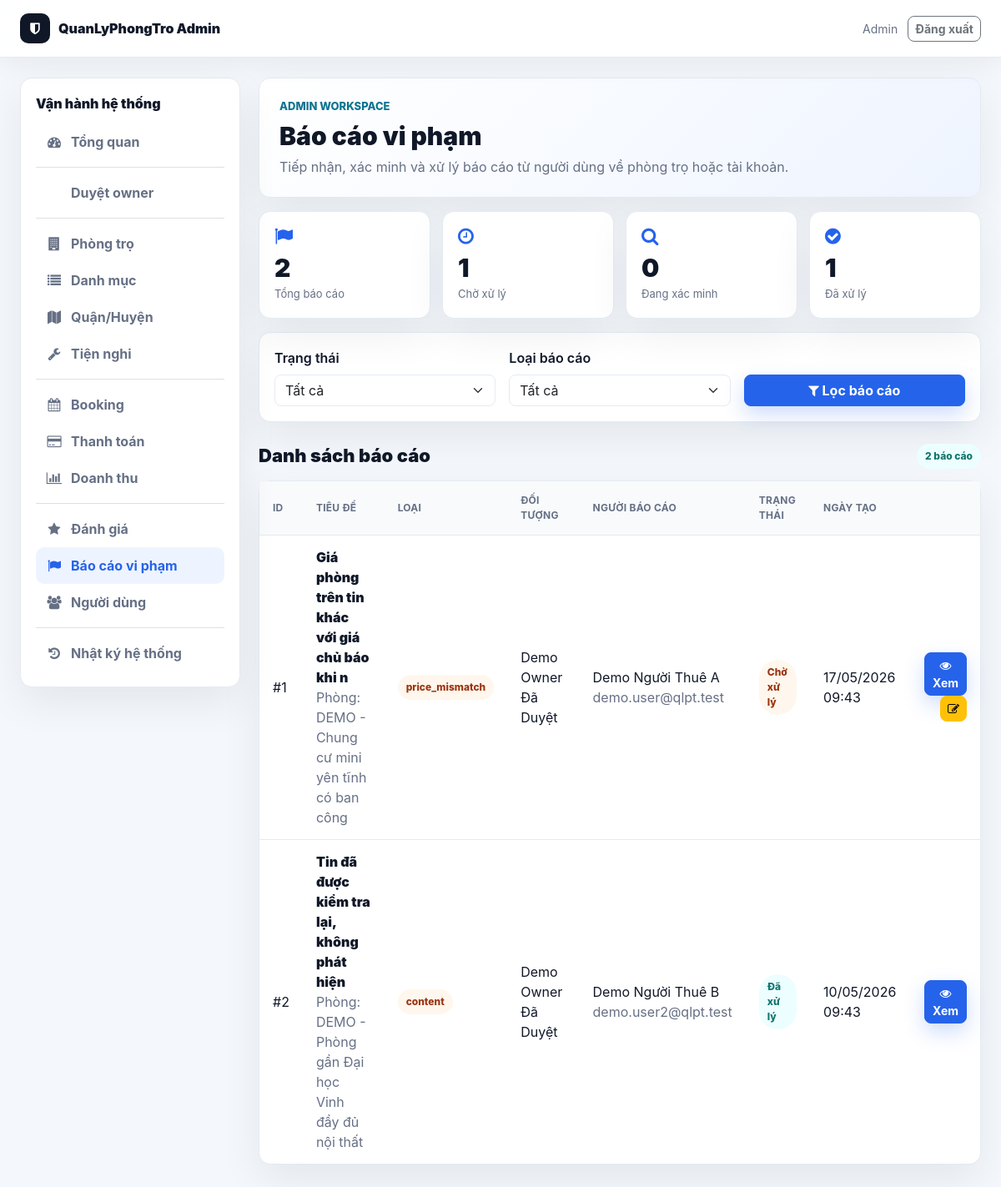
The page /public/admin/reports.php (signed in) on the database its author committed.
### tables this page shows
CREATE TABLE `reports` (
  `id` int(11) NOT NULL,
  `reporter_id` int(11) DEFAULT NULL,
  `reported_user_id` int(11) DEFAULT NULL,
  `motel_id` int(11) DEFAULT NULL,
  `report_type` varchar(100) NOT NULL,
  `reason` text NOT NULL,
  `status` varchar(30) NOT NULL DEFAULT 'pending',
  `admin_note` text DEFAULT NULL,
  `handled_by` int(11) DEFAULT NULL,
  `handled_at` datetime DEFAULT NULL,
  `created_at` timestamp NOT NULL DEFAULT current_timestamp()
);

CREATE TABLE `motels` (
  `id` int(11) NOT NULL,
  `title` varchar(255) NOT NULL,
  `description` text DEFAULT NULL,
  `price` int(11) NOT NULL,
  `deposit_amount` int(11) NOT NULL DEFAULT 0,
  `area` int(11) DEFAULT NULL,
  `address` varchar(255) DEFAULT NULL,
  `province_code` varchar(20) DEFAULT NULL,
  `province_name` varchar(120) DEFAULT NULL,
  `district_code` varchar(20) DEFAULT NULL,
  `district_name` varchar(120) DEFAULT NULL,
  `ward_code` varchar(20) DEFAULT NULL,
  `ward_name` varchar(120) DEFAULT NULL,
  `street_address` varchar(255) DEFAULT NULL,
  `address_api_source` varchar(80) DEFAULT NULL,
  `lat` decimal(10,8) DEFAULT NULL,
  `lng` decimal(11,8) DEFAULT NULL,
  `phone` varchar(20) DEFAULT NULL,
  `user_id` int(11) NOT NULL,
  `category_id` int(11) DEFAULT NULL,
  `district_id` int(11) DEFAULT NULL,
  `status` enum('pending','approved','hidden','rejected') DEFAULT 'pending',
  `room_status` enum('available','reserved','rented','unavailable') NOT NULL DEFAULT 'available',
  `rejection_reason` text DEFAULT NULL,
  `rejected_by` int(11) DEFAULT NULL,
  `rejected_at` datetime DEFAULT NULL,
  `count_view` int(11) DEFAULT 0,
  `created_at` timestamp NOT NULL DEFAULT current_timestamp(),
  `updated_at` timestamp NULL DEFAULT NULL,
  `bedrooms` int(11) DEFAULT 0,
  `bathrooms` int(11) DEFAULT 0,
  `max_people` int(11) DEFAULT NULL,
  `utilities` text DEFAULT NULL,
  `furniture` text DEFAULT NULL,
  `verification_status` varchar(30) NOT NULL DEFAULT 'unverified',
  `health_score` int(11) NOT NULL DEFAULT 0,
  `is_featured` tinyint(1) NOT NULL DEFAULT 0,
  `available_from` date DEFAULT NULL,
  `service_fee` int(11) NOT NULL DEFAULT 0,
  `electricity_unit_price` int(11) NOT NULL DEFAULT 0,
  `water_fee_per_person` int(11) NOT NULL DEFAULT 0,
  `internet_fee` int(11) NOT NULL DEFAULT 0,
  `parking_fee` int(11) NOT NULL DEFAULT 0,
  `other_fee` int(11) NOT NULL DEFAULT 0,
  `service_note` varchar(255) DEFAULT NULL,
  `deposit_months` decimal(3,1) NOT NULL DEFAULT 1.0
);

CREATE TABLE `users` (
  `id` int(11) NOT NULL,
  `name` varchar(100) DEFAULT NULL,
  `email` varchar(150) DEFAULT NULL,
  `password` varchar(255) DEFAULT NULL,
  `reset_token` varchar(64) DEFAULT NULL,
  `reset_expires` datetime DEFAULT NULL,
  `force_password_change` tinyint(1) NOT NULL DEFAULT 0,
  `phone` varchar(20) DEFAULT NULL,
  `avatar` varchar(255) DEFAULT NULL,
  `role` enum('user','owner','admin') DEFAULT 'user',
  `created_at` timestamp NOT NULL DEFAULT current_timestamp(),
  `status` varchar(20) DEFAULT 'pending',
  `owner_verification_status` enum('not_required','pending_verification','submitted','approved','rejected') NOT NULL DEFAULT 'not_required',
  `approved_by` int(11) DEFAULT NULL,
  `approved_at` datetime DEFAULT NULL,
  `rejection_reason` text DEFAULT NULL,
  `address` text DEFAULT NULL,
  `idcard_number` varchar(50) DEFAULT NULL,
  `trust_score` int(11) NOT NULL DEFAULT 0,
  `admin_note` text DEFAULT NULL,
  `verified_at` datetime DEFAULT NULL,
  `verification_submitted_at` datetime DEFAULT NULL,
  `verification_reviewed_by` int(11) DEFAULT NULL,
  `verification_reviewed_at` datetime DEFAULT NULL,
  `verification_rejection_reason` text DEFAULT NULL,
  `id_card_front` varchar(255) DEFAULT NULL,
  `id_card_back` varchar(255) DEFAULT NULL,
  `selfie_image` varchar(255) DEFAULT NULL,
  `bank_name` varchar(100) DEFAULT NULL,
  `bank_account_no` varchar(50) DEFAULT NULL,
  `bank_account_name` varchar(100) DEFAULT NULL,
  `bank_verified_at` datetime DEFAULT NULL,
  `notify_email` tinyint(1) DEFAULT 1,
  `notify_booking` tinyint(1) DEFAULT 1,
  `show_phone` tinyint(1) DEFAULT 1,
  `dark_mode` tinyint(1) DEFAULT 0
);

### public/admin_init.php (called while the page is built, shortened)
<?php
require_once __DIR__ . '/../config/database.php';
require_once __DIR__ . '/../core/Database.php';
require_once __DIR__ . '/../app/controller/ActivityLogController.php';
$db = new Database($conn);
?>

### core/Database.php (called while the page is built, shortened)
<?php
class Database {
    private $conn;
    public function __construct($connection) {
        $this->conn = $connection;
    }
    public function getRow($sql) {
        $result = $this->conn->query($sql);
        if ($result && $result->num_rows > 0) {
            return $result->fetch_assoc();
        }
        return false;
    }
    public function getRows($sql) {
        $result = $this->conn->query($sql);
        if ($result && $result->num_rows > 0) {
            $rows = [];
            while ($row = $result->fetch_assoc()) {
                $rows[] = $row;
            }
            return $rows;
        }
        return [];
    }
    public function count($table, $where = '') {
        $sql = "SELECT COUNT(*) as count FROM $table";
        if ($where) {
            $sql .= " WHERE $where";
        }
        $result = $this->conn->query($sql);
        if ($result) {
            $row = $result->fetch_assoc();
            return $row['count'];
        }
        return 0;
    }
}
?>

### public/admin/reports.php (the view, shortened to what this page needs)
<?php
require_once __DIR__ . '/../admin_init.php';
require_once __DIR__ . '/layout.php';
$page = max(1, (int)($_GET['page'] ?? 1));
$limit = ITEMS_PER_PAGE;
$offset = ($page - 1) * $limit;
$where = '1=1';
$total = (int)($db->getRow('SELECT COUNT(*) AS total FROM reports r WHERE ' . $where)['total'] ?? 0);
$reports = $db->getRows(
    "SELECT r.*,
            u_reporter.name AS reporter_name, u_reporter.email AS reporter_email,
            u_reported.name AS reported_name, u_reported.email AS reported_email,
            m.title AS motel_title,
            u_handler.name AS handler_name
     FROM reports r
     LEFT JOIN users u_reporter ON r.reporter_id = u_reporter.id
     LEFT JOIN users u_reported ON r.reported_user_id = u_reported.id
     LEFT JOIN motels m ON r.motel_id = m.id
     LEFT JOIN users u_handler ON r.handled_by = u_handler.id
     WHERE {$where}
     ORDER BY r.created_at DESC
     LIMIT {$offset}, {$limit}"
);
$stats = [
    'total' => $db->count('reports'),
    'pending' => $db->count('reports', "status = 'pending'"),
    'investigating' => $db->count('reports', "status = 'investigating'"),
    'resolved' => $db->count('reports', "status = 'resolved'"),
];
$reportTypes = [
    'spam' => 'Spam',
    'inappropriate' => 'Nội dung không phù hợp',
    'fraud' => 'Gian lận',
    'unsafe' => 'Không an toàn',
    'false_info' => 'Thông tin sai',
    'other' => 'Khác',
];
?>
<div class="wb-grid wb-stats-4 mb-3">
    <div class="wb-card"><i class="fa fa-flag wb-card-icon"></i><div class="wb-card-value"><?php echo (int)$stats['total']; ?></div><div class="wb-card-label">Tổng báo cáo</div></div>
    <div class="wb-card"><i class="fa fa-clock-o wb-card-icon"></i><div class="wb-card-value"><?php echo (int)$stats['pending']; ?></div><div class="wb-card-label">Chờ xử lý</div></div>
    <div class="wb-card"><i class="fa fa-search wb-card-icon"></i><div class="wb-card-value"><?php echo (int)$stats['investigating']; ?></div><div class="wb-card-label">Đang xác minh</div></div>
    <div class="wb-card"><i class="fa fa-check-circle wb-card-icon"></i><div class="wb-card-value"><?php echo (int)$stats['resolved']; ?></div><div class="wb-card-label">Đã xử lý</div></div>
</div>
<div class="wb-card mb-3">
    <form method="GET" class="row g-3 align-items-end">
        <div class="col-md-4">
            <label class="form-label fw-semibold">Trạng thái</label>
            <select name="status" class="form-select">
                <option value="">Tất cả</option>
            </select>
        </div>
        <div class="col-md-4">
            <label class="form-label fw-semibold">Loại báo cáo</label>
            <select name="type" class="form-select">
                <option value="">Tất cả</option>
            </select>
        </div>
        <div class="col-md-4">
            <button type="submit" class="btn btn-primary w-100"><i class="fa fa-filter"></i> Lọc báo cáo</button>
        </div>
    </form>
</div>
<div class="wb-section-head">
    <h2>Danh sách báo cáo</h2>
    <span class="wb-pill"><?php echo $total; ?> báo cáo</span>
</div>
<div class="wb-table-card">
    <?php if ($reports): ?>
        <table class="wb-table">
            <thead>
                <tr>
                    <th>ID</th>
                    <th>Tiêu đề</th>
                    <th>Loại</th>
                    <th>Đối tượng</th>
                    <th>Người báo cáo</th>
                    <th>Trạng thái</th>
                    <th>Ngày tạo</th>
                    <th></th>
                </tr>
            </thead>
            <tbody>
                <?php foreach ($reports as $report): ?>
                    <?php $reportStatus = (string)($report['status'] ?? 'pending'); ?>
                    <tr>
                        <td>#<?php echo (int)$report['id']; ?></td>
                        <td>
                            <div class="wb-title"><?php echo admin_e(substr((string)($report['reason'] ?? 'N/A'), 0, 55)); ?></div>
                            <?php if (!empty($report['motel_title'])): ?>
                                <div class="wb-muted">Phòng: <?php echo admin_e($report['motel_title']); ?></div>
                            <?php endif; ?>
                        </td>
                        <td><span class="wb-pill warning"><?php echo admin_e($reportTypes[$report['report_type']] ?? $report['report_type'] ?? 'Khác'); ?></span></td>
                        <td><?php echo admin_e($report['reported_name'] ?? $report['motel_title'] ?? '-'); ?></td>
                        <td>
                            <div><?php echo admin_e($report['reporter_name'] ?? 'Ẩn danh'); ?></div>
                            <div class="wb-muted"><?php echo admin_e($report['reporter_email'] ?? ''); ?></div>
                        </td>
                        <td><span class="wb-pill <?php echo admin_pill_class($reportStatus); ?>"><?php echo admin_status_label($reportStatus); ?></span></td>
                        <td><?php echo !empty($report['created_at']) ? date('d/m/Y H:i', strtotime((string)$report['created_at'])) : ''; ?></td>
                        <td class="text-end">
                            <a href="report_detail.php?id=<?php echo (int)$report['id']; ?>" class="btn btn-sm btn-primary"><i class="fa fa-eye"></i> Xem</a>
                            <?php if (in_array($reportStatus, ['pending', 'investigating'], true)): ?>
                                <button type="button" class="btn btn-sm btn-warning" onclick="openStatusModal(<?php echo (int)$report['id']; ?>)"><i class="fa fa-edit"></i></button>
                            <?php endif; ?>
                        </td>
                    </tr>
                <?php endforeach; ?>
            </tbody>
        </table>
    <?php else: ?>
        <div class="wb-empty">Không có báo cáo phù hợp bộ lọc.</div>
    <?php endif; ?>
</div>

### public/assets/css/modern.css (style rules this page uses)
:root { --app-bg: #f4f7fb; --app-surface: #ffffff; --app-surface-soft: #f8fafc; --app-text: #172033; --app-muted: #667085; --app-border: #e5eaf2; --app-primary: #2563eb; --app-primary-dark: #1e40af; --app-accent: #14b8a6; --app-warning: #f59e0b; --app-danger: #dc2626; --app-success: #16a34a; --app-shadow: 0 14px 40px rgba(15, 23, 42, 0.08); --app-radius: 8px; }
body { background: var(--app-bg) !important; color: var(--app-text); font-family: "Inter", "Segoe UI", Arial, sans-serif !important; }
*, *::before, *::after { box-sizing: border-box; }
.btn, button, .btn-primary, .btn-view, .btn-search, .btn-cta { border-radius: var(--app-radius) !important; font-weight: 700; }
.btn-primary, .btn-view, .btn-search { background: var(--app-primary) !important; border-color: var(--app-primary) !important; box-shadow: 0 10px 24px rgba(37, 99, 235, 0.22); }
.form-control, .form-select, input, textarea, select { border-radius: var(--app-radius) !important; border-color: var(--app-border) !important; }

### public/assets/css/workbench.css (style rules this page uses)
:root { --wb-bg: #f4f7fb; --wb-surface: #ffffff; --wb-soft: #f8fafc; --wb-text: #101828; --wb-muted: #667085; --wb-border: #e5eaf2; --wb-primary: #2563eb; --wb-primary-dark: #1e40af; --wb-accent: #0e7490; --wb-success: #16a34a; --wb-warning: #f59e0b; --wb-danger: #dc2626; --wb-shadow: 0 18px 50px rgba(15, 23, 42, .07); }
body.workbench { min-height: 100vh; margin: 0; background: var(--wb-bg) !important; color: var(--wb-text); font-family: "Inter", "Segoe UI", Arial, sans-serif; }
.wb-sidebar, .wb-hero, .wb-card, .wb-table-card, .wb-list-card { background: var(--wb-surface); border: 1px solid var(--wb-border); border-radius: 14px; box-shadow: var(--wb-shadow); }
.wb-grid { display: grid; gap: 14px; }
.wb-stats-4 { grid-template-columns: repeat(4, minmax(0, 1fr)); }
.wb-card { padding: 18px; }
.wb-card-icon { color: var(--wb-primary); font-size: 22px; margin-bottom: 12px; }
.wb-card-value { font-size: 30px; line-height: 1; font-weight: 950; }
.wb-card-label { color: var(--wb-muted); font-size: 13px; margin-top: 7px; }
.wb-section-head { margin: 26px 0 14px; display: flex; align-items: center; justify-content: space-between; gap: 12px; }
.wb-section-head h2 { margin: 0; font-size: 22px; font-weight: 950; }
.wb-pill { display: inline-flex; align-items: center; gap: 6px; padding: 6px 10px; border-radius: 999px; background: #ecfeff; color: #0f766e; font-size: 12px; font-weight: 850; }
.wb-pill.warning { background: #fff7ed; color: #9a3412; }
.wb-muted { color: var(--wb-muted); }
.wb-table { width: 100%; margin: 0; }
.wb-table th, .wb-table td { padding: 14px 16px; border-bottom: 1px solid var(--wb-border); vertical-align: middle; }
.wb-table th { color: var(--wb-muted); background: var(--wb-soft); font-size: 12px; text-transform: uppercase; letter-spacing: .02em; }
.wb-table tr:last-child td { border-bottom: 0; }
.wb-title { color: var(--wb-text); font-weight: 900; }

### rows shown on the page
reports: id "1", reason "Giá phòng trên tin khác với giá chủ báo khi n", motel.title "DEMO - Chung cư mini yên tĩnh có ban công", report_type "price_mismatch", users.name "Demo Owner Đã Duyệt", users.name "Demo Người Thuê A", users.email "demo.user@qlpt.test", status "Chờ xử lý", created_at "17/05/2026 09:43"
reports: id "2", reason "Tin đã được kiểm tra lại, không phát hiện", motel.title "DEMO - Phòng gần Đại học Vinh đầy đủ nội thất", report_type "content", users.name "Demo Owner Đã Duyệt", users.name "Demo Người Thuê B", users.email "demo.user2@qlpt.test", status "Đã xử lý", created_at "10/05/2026 09:43"

### other values the page prints
admin_e(admin_current_name()) "Admin"
admin_e($item['label']) "Tổng quan"
admin_e($item['label']) "Duyệt owner"
admin_e($item['label']) "Phòng trọ"
admin_e($item['label']) "Danh mục"
admin_e($item['label']) "Quận/Huyện"
admin_e($item['label']) "Tiện nghi"
admin_e($item['label']) "Booking"
admin_e($item['label']) "Thanh toán"
admin_e($item['label']) "Doanh thu"
admin_e($item['label']) "Đánh giá"
admin_e($item['label']) "Báo cáo vi phạm"
admin_e($item['label']) "Người dùng"
admin_e($item['label']) "Nhật ký hệ thống"
admin_e($title) "Báo cáo vi phạm"
